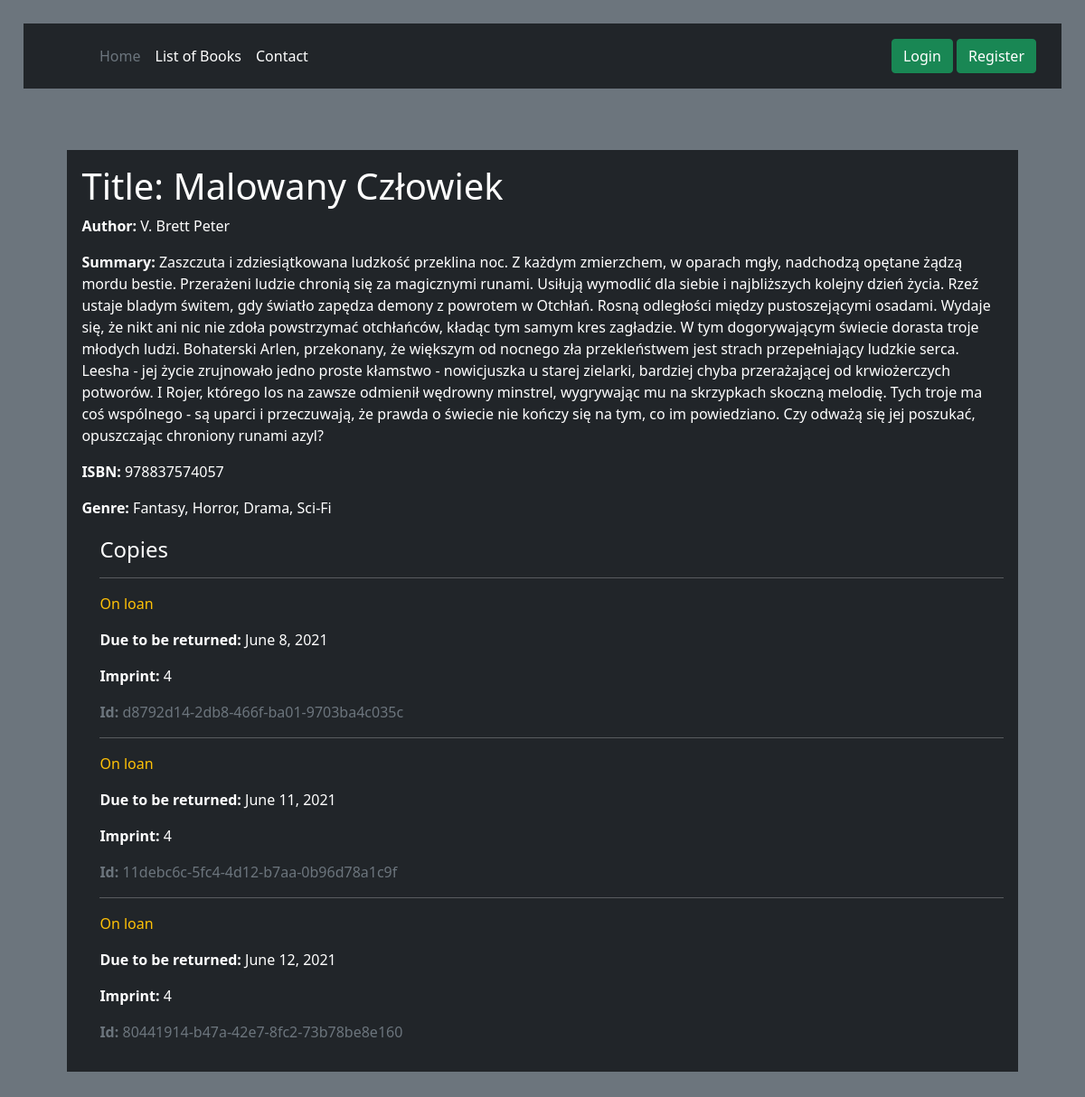
Page /wyporzyczalnia/book/3 on the committed database.
### wyporzyczalnia/models.py (models this page shows, shortened)
class Book(models.Model):
    title = models.CharField(max_length=64, blank=False, unique=True)
    author = models.ForeignKey('Author', max_length=32, blank=False, null=True, on_delete=models.SET_NULL)
    year = models.PositiveSmallIntegerField(default=2000)
    description = models.TextField(default="")
    release = models.DateField(null=True, blank=True)
    rate = models.DecimalField(max_digits=4, decimal_places=2, null=True, blank=True)
    image = models.ImageField(upload_to="okładki", null=True, blank=True)
    isbn = models.CharField('ISBN', max_length=13, unique=True, null=True)
    bookgenre = models.ManyToManyField('BookGenre')
    def display_genre(self):
        return ', '.join(genre.name for genre in self.bookgenre.all()[:3])
    display_genre.short_description = 'Genre'

class Author(models.Model):
    first_name = models.CharField(max_length=32)
    last_name = models.CharField(max_length=32)
    class Meta:
        ordering = ['last_name', 'first_name']
    def __str__(self):
        return f"{self.last_name} {self.first_name}"

class BookGenre(models.Model):
    name = models.CharField(max_length=100, help_text="Podaj typ książki (drama, horror etc)")
    def __str__(self):
        return self.name

class BookInstance(models.Model):
    id = models.UUIDField(primary_key=True, default=uuid.uuid4)
    due_back = models.DateField(null=True, blank=True)
    book = models.ForeignKey('Book', on_delete=models.RESTRICT, null=True)
    imprint = models.CharField(max_length=100)
    borrower = models.ForeignKey(User, on_delete=models.SET_NULL, null=True, blank=True)
    ACTUAL_STATUS = (
        ('o', 'On loan'),
        ('a', 'Available'),
        ('r', 'Reserved'),
        ('u', 'Unknown'),
    )
    status = models.CharField(max_length=1, choices=ACTUAL_STATUS, default='u', blank=True, help_text='Book status')
    class Meta:
        permissions = (("can_mark_returned", "Set book as returned"),)
        ordering = ['due_back']

### wyporzyczalnia/views.py (the view, shortened to what this page needs)
# urls.py: path('book/<int:pk>', views.BookDetailView.as_view(), name='book-detail'),
class BookDetailView(generic.DetailView):
    model = Book

### wyporzyczalnia/templates/wyporzyczalnia/book_detail.html
{% extends "glowny.html" %}
{% block strona %}
<div class="card-body bg-dark text-white "style="width: 90%; margin: 5%">
  <h1>Title: {{ book.title }}</h1>
  <p><strong>Author:</strong> {{ book.author }}</p>
  <p><strong>Summary:</strong> {{ book.description }}</p>
  <p><strong>ISBN:</strong> {{ book.isbn }}</p>
  <p><strong>Genre:</strong> {{ book.bookgenre.all|join:", " }}</p>
  <div style="margin-left:20px;margin-top:20px">
    <h4>Copies</h4>
    {% for copy in book.bookinstance_set.all %}
      <hr>
      <p class="{% if copy.status == 'a' %}text-success{% elif copy.status == 'm' %}text-danger{% else %}text-warning{% endif %}">
        {{ copy.get_status_display }}
      </p>
      {% if copy.status != 'a' %}
        <p><strong>Due to be returned:</strong> {{ copy.due_back }}</p>
      {% endif %}
      <p><strong>Imprint:</strong> {{ copy.imprint }}</p>
      <p class="text-muted"><strong>Id:</strong> {{ copy.id }}</p>
    {% endfor %}
  </div>
</div>
{% endblock %}

### rows in the picture
Book: title "Malowany Człowiek", author "V. Brett Peter", description "Zaszczuta i zdziesiątkowana ludzkość przeklina noc. Z każdym zmierzchem, w oparach mgły, nadchodzą opętane żądzą mordu bestie. Przerażeni ludzie chronią się za magicznymi runami. Usiłują wymodlić dla siebie i najbliższych kolejny dzień życia. Rzeź ustaje bladym świtem, gdy światło zapędza demony z powrotem w Otchłań. Rosną odległości między pustoszejącymi osadami. Wydaje się, że nikt ani nic nie zdoła powstrzymać otchłańców, kładąc tym samym kres zagładzie. W tym dogorywającym świecie dorasta troje młodych ludzi. Bohaterski Arlen, przekonany, że większym od nocnego zła przekleństwem jest strach przepełniający ludzkie serca. Leesha - jej życie zrujnowało jedno proste kłamstwo - nowicjuszka u…", isbn "978837574057", bookgenre.all "Fantasy, Horror, Drama, Sci-Fi"
BookInstance: status "On loan", due_back "June 8, 2021", imprint "4", id "d8792d14-2db8-466f-ba01-9703ba4c035c"
BookInstance: status "On loan", due_back "June 11, 2021", imprint "4", id "11debc6c-5fc4-4d12-b7aa-0b96d78a1c9f"
BookInstance: status "On loan", due_back "June 12, 2021", imprint "4", id "80441914-b47a-42e7-8fc2-73b78be8e160"
